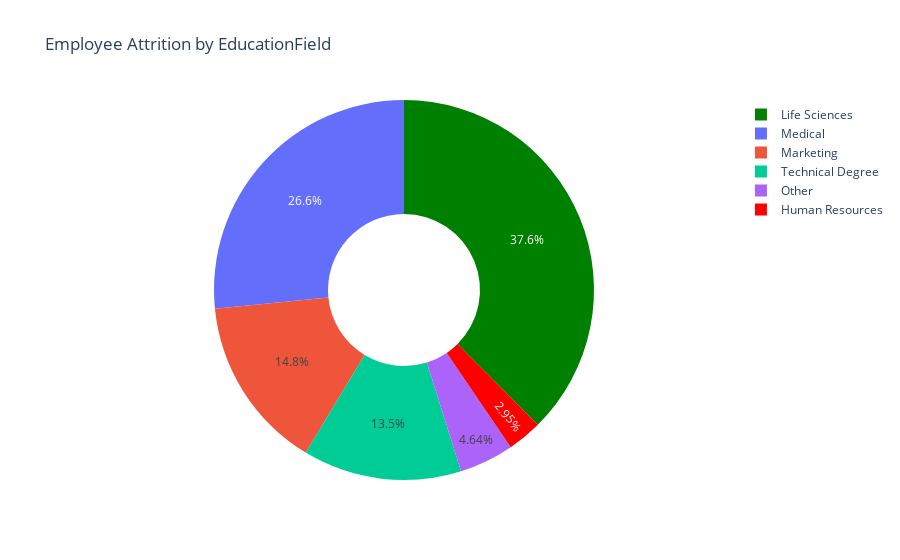

The notebook cell saved with this chart:
### Code cell
# Create a donut chart
fig = go.Figure(data=[go.Pie(
    labels=atr_by_edu["EducationField"],
    values=atr_by_edu["count"],
    hole=0.4,
    marker=dict(colors=["red","green"]),
    textposition="inside"
)])
#Update the layout
fig.update_layout(title="Employee Attrition by EducationField")
#show the chart
fig.show()

### Figure 1 — Plotly figure (JSON) as saved in the notebook; plotly's stock layout.template omitted (floating-point values rounded to 4 significant figures)
{"data": [{"hole": 0.4, "labels": ["Human Resources", "Life Sciences", "Marketing", "Medical", "Other", "Technical Degree"], "marker": {"colors": ["red", "green"]}, "textposition": "inside", "type": "pie", "values": [7, 89, 35, 63, 11, 32]}], "layout": {"title": {"text": "Employee Attrition by EducationField"}}}
